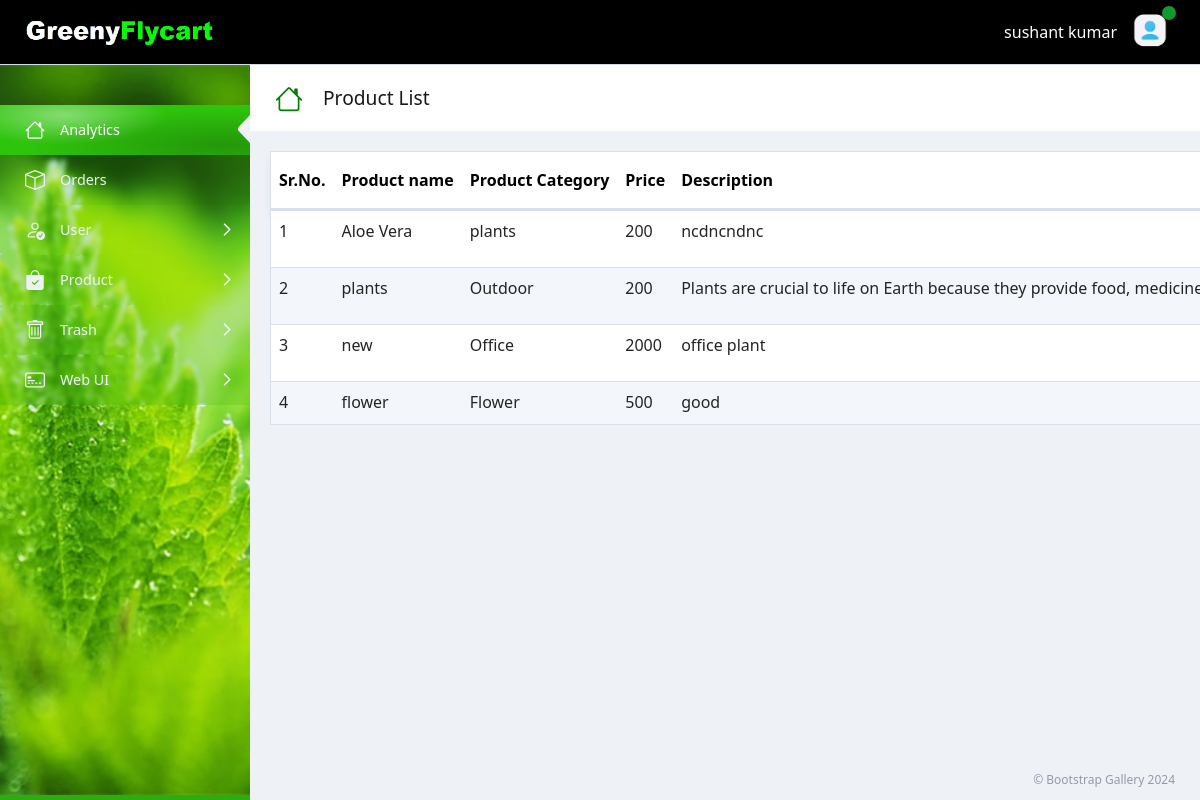
The app's page /admin_panel/product-list.php (signed in) with its own data.
### tables this page shows
CREATE TABLE `product` (
  `id` int(11) NOT NULL,
  `p_name` varchar(50) NOT NULL,
  `p_cat` varchar(50) NOT NULL,
  `p_description` varchar(500) NOT NULL,
  `p_img` varchar(100) NOT NULL,
  `p_price` int(11) NOT NULL,
  `action` int(10) NOT NULL DEFAULT 1
);

### admin_panel/product-list.php (the view, shortened to what this page needs)
<!DOCTYPE html>
  <div class="page-wrapper">
    <div><?php include("header.php"); ?></div>
    <div class="main-container">
     <div> <?php include("side_bar.php"); ?></div>
      <div class="content-wrapper-scroll">
        <div class="main-header d-flex align-items-center justify-content-between position-relative">
          <div class="d-flex align-items-center justify-content-center">
            <div class="page-icon">
              <i class="bi bi-house" style="color:green;"></i>
            </div>
            <div class="page-title d-none d-md-block" >
              <h5> Product List</h5>
            </div>
          </div>
        </div>
        <div class="content-wrapper">
        <table id="example" class="table table-striped nowrap" style="width:100%">
        <thead>
            <tr>
                 <th>Sr.No.</th>
                <th>Product name</th>
                <th>Product Category</th>
                <th>Price</th>
                <th>Description</th>
            </tr>
        </thead>
        <tbody>
        <?php
         include("config.php");
            $q = mysqli_query($con, "SELECT * FROM product WHERE action = 1 ");
            if (mysqli_num_rows($q) > 0) {
            $i = 1;
            while ($r = mysqli_fetch_assoc($q)) {
            ?>
            <tr>
                <td><?php echo $i; ?></td>
                <td><?php echo ($r['p_name']); ?></td>
                <td><?php echo ($r['p_cat']); ?></td>
                <td><?php echo ($r['p_price']); ?></td>
                <td><?php echo ($r['p_description']); ?></td>
            </tr>
                 <?php
                   $i++;
                    }
                   } else {
                       echo "No data available";
                        }
                 ?>
        </tbody>
    </table>
      </div>
      <div class="app-footer">
        <span>© Bootstrap Gallery 2024</span>
      </div>
    </div>
  </div>
</body>
</html>

### records on screen
product: p_name "Aloe Vera", p_cat "plants", p_price "200", p_description "ncdncndnc"
product: p_name "plants", p_cat "Outdoor", p_price "200", p_description "Plants are crucial to life on Earth because they provide food,…"
product: p_name "new", p_cat "Office", p_price "2000", p_description "office plant"
product: p_name "flower", p_cat "Flower", p_price "500", p_description "good"

### other values on screen
$_SESSION['fullname'] "sushant kumar"
